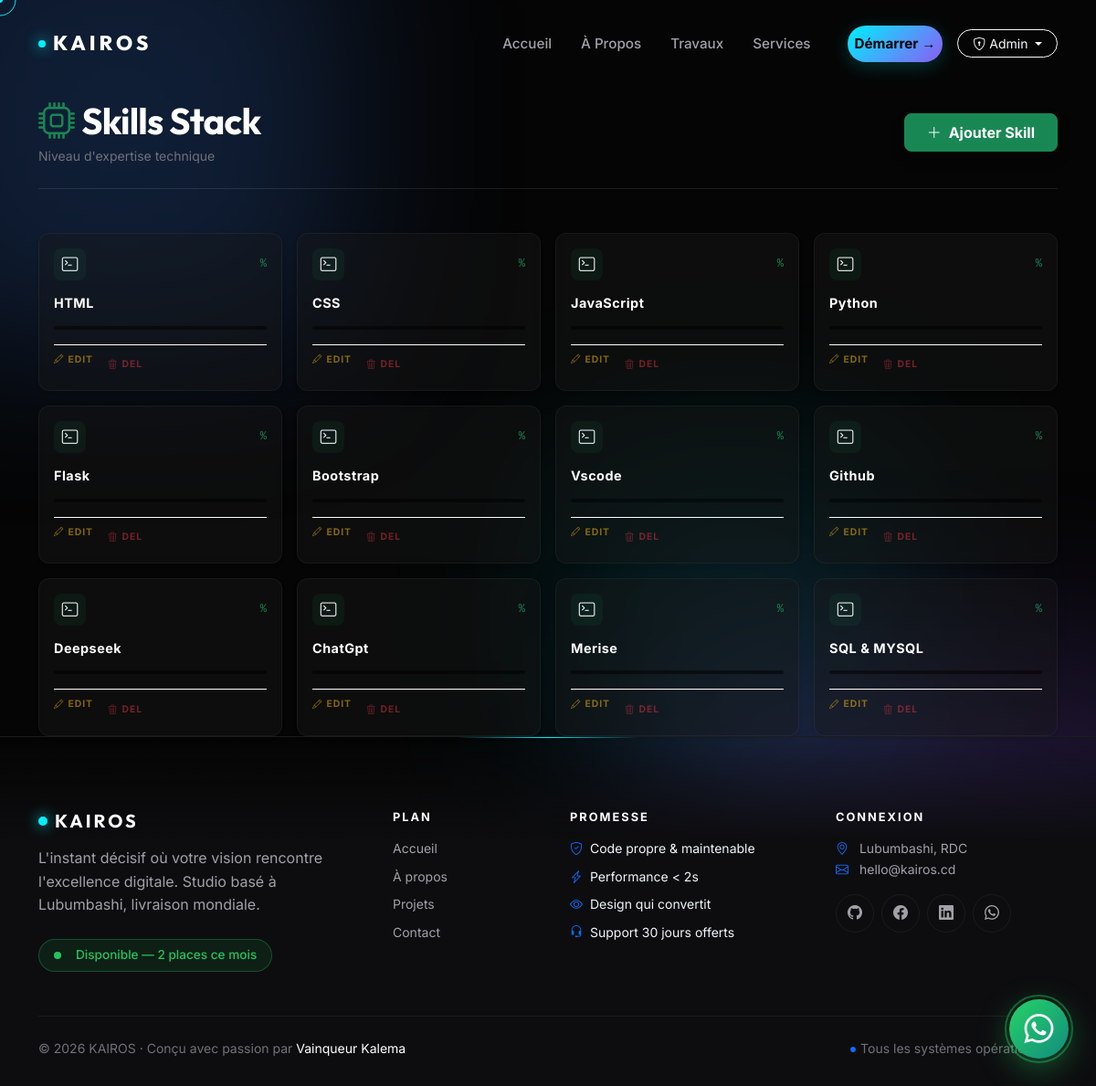
/admin/skills (signed in), run on the app's committed database.
### app/models.py (models this page shows)
class Skill(db.Model):
    id = db.Column(db.Integer, primary_key=True)
    name = db.Column(db.String(50), nullable=False)
    category = db.Column(db.String(50))  # frontend, backend, tools, ai
    percentage = db.Column(db.Integer)   # pour affichage en barre de progression

### app/admin/route.py (the view)
@bp.route('/skills')
@login_required
@admin_required
def skills():
    skills = Skill.query.all()
    return render_template('admin/skills.html', skills=skills)

### app/admin/route.py (called while the page is built)
def admin_required(f):
    @wraps(f)
    def decorated(*args, **kwargs):
        if not current_user.is_authenticated or not current_user.is_admin:
            flash('Accès réservé aux administrateurs.', 'danger')
            return redirect(url_for('auth.login'))
        return f(*args, **kwargs)
    return decorated

### app/templates/admin/skills.html (shortened to what this page needs)
{% extends 'base.html' %}
{% block content %}
<div class="container mt-2 fade-up">
    <div class="d-flex justify-content-between align-items-center mb-5 border-bottom border-white border-opacity-10 pb-4">
        <div>
            <h1 class="text-white fw-bold m-0"><i class="bi bi-cpu me-2 text-success"></i>Skills Stack</h1>
            <p class="text-muted small m-0 mt-1">Niveau d'expertise technique</p>
        </div>
        <a href="{{ url_for('admin.skill_new') }}" class="btn btn-success px-4 py-2 fw-bold rounded-3 shadow">
            <i class="bi bi-plus-lg me-1"></i> Ajouter Skill
        </a>
    </div>
    <div class="row g-3">
        {% for s in skills %}
        <div class="col-6 col-md-4 col-lg-3">
            <div class="skill-card shadow-sm h-100">
                <div class="card-body p-3">
                    <div class="d-flex align-items-center justify-content-between mb-3">
                        <div class="skill-icon">
                            <i class="bi {{ s.icon if s.icon else 'bi-terminal' }}"></i>
                        </div>
                        <span class="text-success font-monospace" style="font-size: 0.75rem;">{{ s.level }}%</span>
                    </div>
                    <h6 class="text-white fw-bold mb-3" style="font-size: 0.9rem; letter-spacing: 0.5px;">{{ s.name }}</h6>
                    <div class="progress-custom mb-3">
                    </div>
                    <div class="d-flex gap-3 pt-2 border-top border-white border-opacity-5">
                        <a href="{{ url_for('admin.skill_edit', id=s.id) }}" class="action-link text-warning text-decoration-none">
                            <i class="bi bi-pencil me-1"></i>Edit
                        </a>
                        <form action="{{ url_for('admin.skill_delete', id=s.id) }}" method="POST" class="d-inline">
                            <button type="submit" class="btn btn-link p-0 action-link text-danger text-decoration-none border-0 shadow-none"
                                    onclick="return confirm('Confirmer la suppression de {{ s.name }} ?')">
                                <i class="bi bi-trash3 me-1"></i>Del
                            </button>
                        </form>
                    </div>
                </div>
            </div>
        </div>
        {% else %}
        <div class="col-12 text-center py-5 opacity-25">
            <i class="bi bi-database-exclamation fs-1"></i>
            <p class="mt-2">Aucune compétence enregistrée.</p>
        </div>
        {% endfor %}
    </div>
</div>
{% endblock %}

### app/static/css/style.css (style rules this page uses)
:root { --primary: #0d6efd; --primary-glow: rgba(13, 110, 253, 0.25); --dark-bg: #0f172a; --card-bg: rgba(255, 255, 255, 0.03); --border-color: rgba(255, 255, 255, 0.1); --text-main: #f1f5f9; --text-muted: #94a3b8; --success: #10b981; }
body { font-family: 'Inter', sans-serif; color: var(--text-main); background-color: var(--dark-bg); overflow-x: hidden; line-height: 1.6; }
p, li, label, span, div:not(.vscode-footer) { color: var(--text-main); }
h1, h2, h3, h4, h5, h6, .h1, .h2, .h3, .h4, .h5, .h6 { color: #ffffff !important; font-weight: 700; }
.text-muted { color: var(--text-muted) !important; }

### app/templates/base.html (style rules this page uses)
:root { --primary: #00f0ff; --primary-dark: #3b82f6; --accent: #8b5cf6; --gold: #d4af37; --dark-bg: #050505; --surface: #0d0d0f; --surface-2: #141417; --glass: rgba(13, 13, 15, 0.75); --text-muted: #71717a; --text-soft: #a1a1aa; --border-soft: rgba(255, 255, 255, 0.06); --border-hover: rgba(0, 240, 255, 0.3); }
* { -webkit-tap-highlight-color: transparent; }
html { scroll-behavior: smooth; }
body { background-color: var(--dark-bg); color: #ffffff; font-family: 'Inter', sans-serif; overflow-x: hidden; -webkit-font-smoothing: antialiased; cursor: none; }
h1, h2, h3, h4, h5, .navbar-brand, .display-huge { font-family: 'Outfit', sans-serif; letter-spacing: -0.02em; }

### app/templates/admin/skills.html (style rules this page uses)
body { padding-top: 100px; background-color: #050505 !important; color: #f0f0f0; }
.skill-card { background: rgba(25, 25, 25, 0.4); border: 1px solid rgba(255, 255, 255, 0.05); border-radius: 12px; transition: all 0.3s ease; backdrop-filter: blur(5px); }
.skill-icon { width: 35px; height: 35px; background: rgba(25, 135, 84, 0.1); color: #198754; border-radius: 8px; display: flex; align-items: center; justify-content: center; font-size: 1.1rem; }
.progress-custom { height: 4px; background: rgba(0, 0, 0, 0.5); border-radius: 2px; overflow: hidden; }
.action-link { font-size: 0.65rem; text-transform: uppercase; letter-spacing: 1px; font-weight: 700; opacity: 0.5; transition: 0.2s; }

### data on the page
Skill: name "HTML"
Skill: name "CSS"
Skill: name "JavaScript"
Skill: name "Python"
Skill: name "Flask"
Skill: name "Bootstrap"
Skill: name "Vscode"
Skill: name "Github"
Skill: name "Deepseek"
Skill: name "ChatGpt"
Skill: name "Merise"
Skill: name "SQL & MYSQL"
